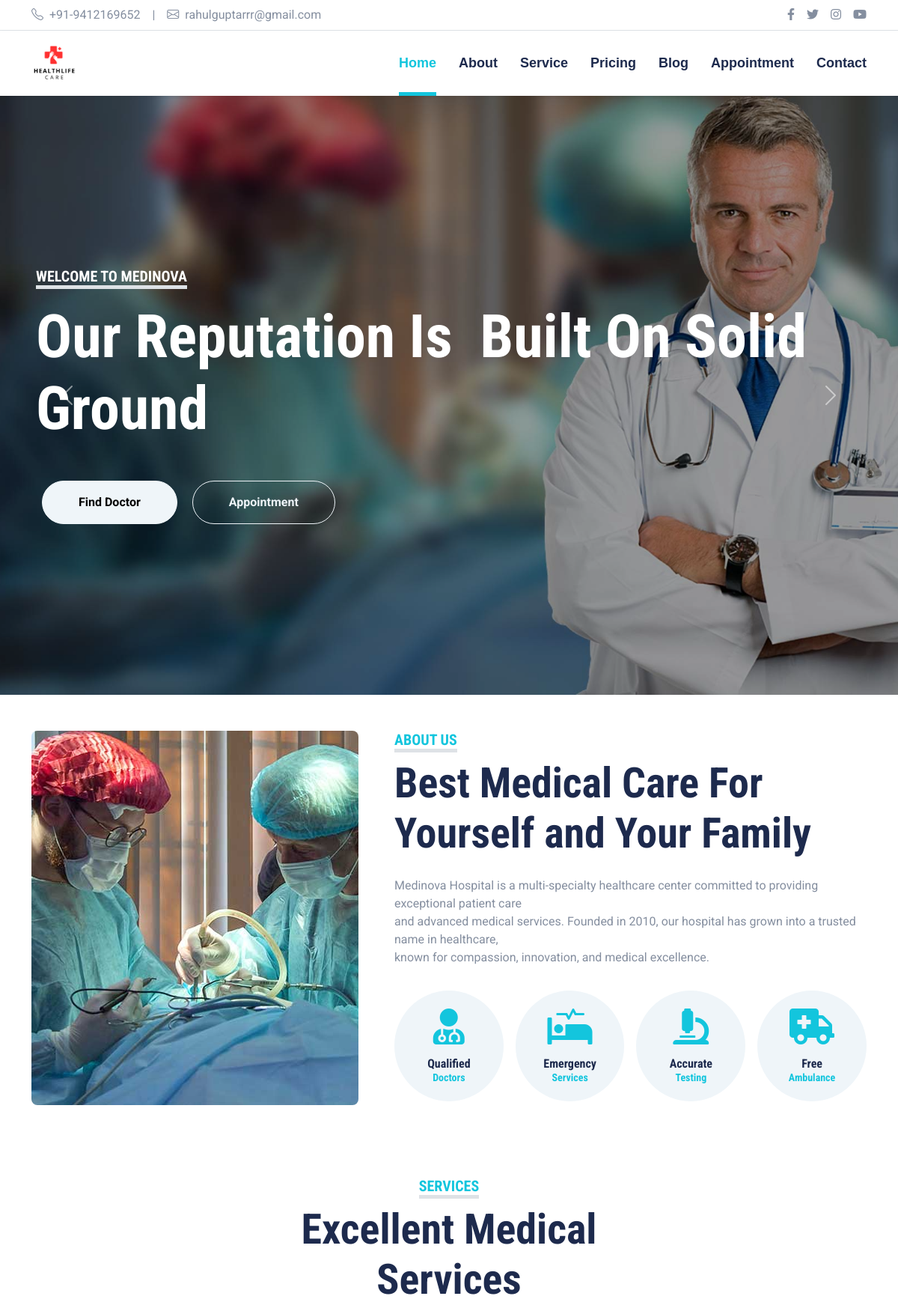
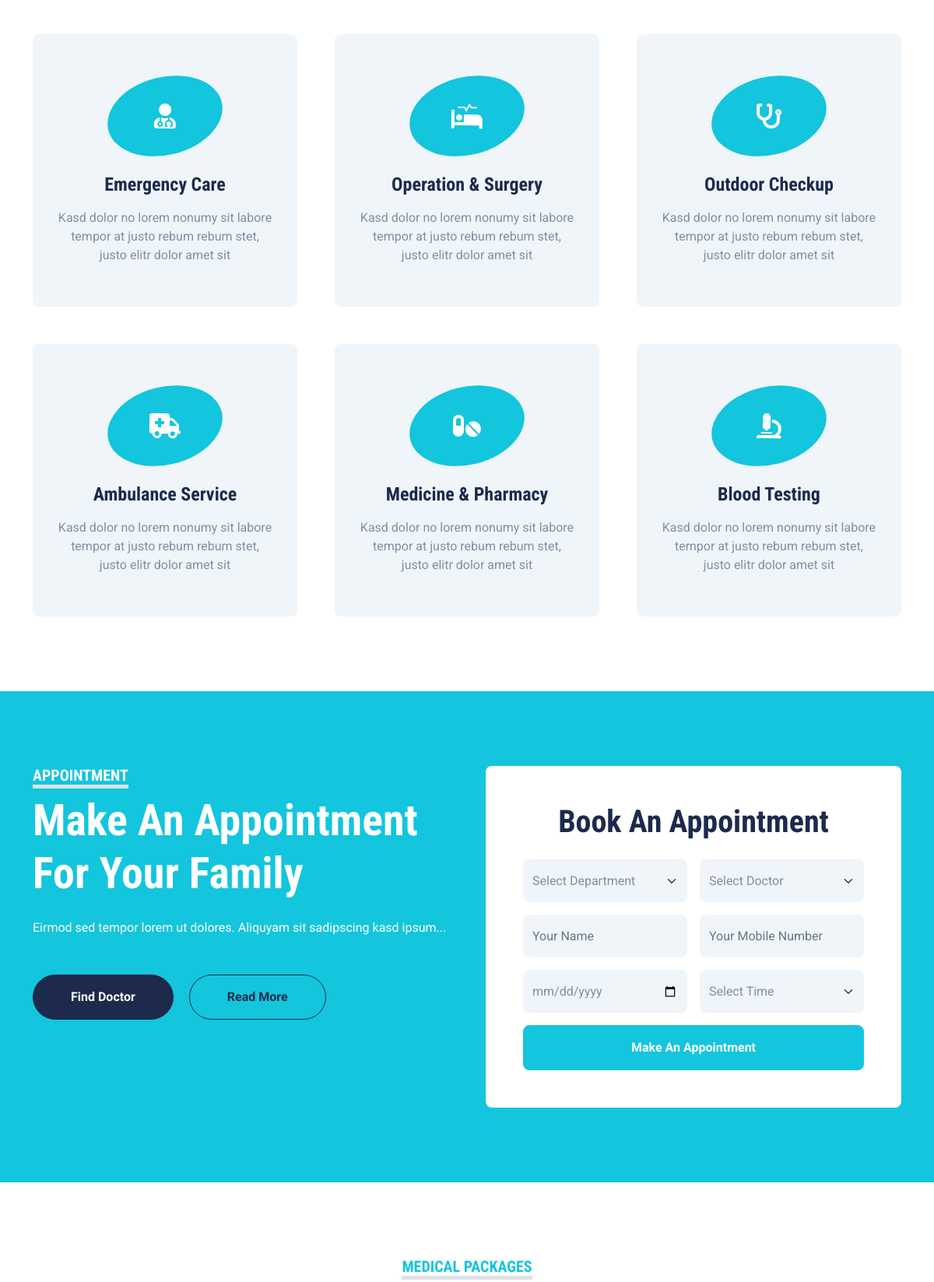
The page / (upper part) on the database its author committed (2 pictures, top to bottom).
### tables this page shows
CREATE TABLE `tbl_setting` (
  `id` int(10) NOT NULL,
  `email` varchar(255) DEFAULT NULL,
  `phone1` varchar(255) DEFAULT NULL,
  `phone2` varchar(255) DEFAULT NULL,
  `address` text DEFAULT NULL,
  `address1` varchar(255) DEFAULT NULL,
  `link1` varchar(255) DEFAULT NULL,
  `link2` varchar(255) DEFAULT NULL,
  `link3` varchar(255) DEFAULT NULL,
  `link4` varchar(255) DEFAULT NULL,
  `link5` text DEFAULT NULL,
  `link6` text DEFAULT NULL,
  `map` text DEFAULT NULL,
  `description` text DEFAULT NULL,
  `about_since` varchar(255) DEFAULT NULL,
  `about_us_heading` text DEFAULT NULL,
  `about_us_sub_heading` text DEFAULT NULL,
  `about_short` text DEFAULT NULL,
  `image1` varchar(255) DEFAULT NULL,
  `thumb1` varchar(255) DEFAULT NULL,
  `image2` varchar(255) NOT NULL,
  `thumb2` varchar(255) NOT NULL,
  `image3` varchar(255) NOT NULL,
  `thumb3` varchar(255) NOT NULL,
  `image4` varchar(255) NOT NULL,
  `thumb4` varchar(255) NOT NULL,
  `image5` varchar(255) NOT NULL,
  `thumb5` varchar(255) NOT NULL,
  `top_heading` varchar(255) DEFAULT NULL,
  `about_us_narration` varchar(255) NOT NULL,
  `experience` varchar(255) NOT NULL,
  `point1` varchar(255) NOT NULL,
  `point2` varchar(255) DEFAULT NULL,
  `point3` varchar(255) DEFAULT NULL,
  `point4` varchar(255) DEFAULT NULL,
  `point5` varchar(255) NOT NULL,
  `point6` varchar(255) NOT NULL,
  `point7` varchar(255) NOT NULL,
  `point8` varchar(255) NOT NULL,
  `point9` varchar(255) NOT NULL,
  `point10` varchar(255) NOT NULL,
  `point11` varchar(255) NOT NULL,
  `point12` varchar(255) NOT NULL,
  `point13` varchar(255) NOT NULL,
  `point14` varchar(255) NOT NULL,
  `point15` varchar(255) NOT NULL,
  `point16` varchar(255) NOT NULL,
  `value1` varchar(255) NOT NULL,
  `value2` varchar(255) NOT NULL,
  `value3` varchar(255) NOT NULL,
  `value4` varchar(255) NOT NULL,
  `value5` varchar(255) NOT NULL,
  `value6` varchar(255) NOT NULL,
  `value7` varchar(255) NOT NULL,
  `value8` varchar(255) NOT NULL,
  `value9` varchar(255) NOT NULL,
  `value10` varchar(255) NOT NULL,
  `value11` varchar(255) NOT NULL,
  `value12` varchar(255) NOT NULL,
  `value13` varchar(255) NOT NULL,
  `value14` varchar(255) NOT NULL,
  `value15` varchar(255) NOT NULL,
  `value16` varchar(255) NOT NULL,
  `privacy` text DEFAULT NULL,
  `terms` text DEFAULT NULL,
  `returns` text DEFAULT NULL,
  `vission` text NOT NULL,
  `mission` text NOT NULL,
  `career_hospitality` text NOT NULL,
  `internation_intenship` text NOT NULL,
  `alumani` text NOT NULL,
  `life_after_iahm` text NOT NULL,
  `open_timing` varchar(255) NOT NULL,
  `url` varchar(255) NOT NULL
);

CREATE TABLE `tbl_banner` (
  `id` int(10) NOT NULL,
  `name` varchar(255) DEFAULT NULL,
  `description` text DEFAULT NULL,
  `link` text DEFAULT NULL,
  `image1` varchar(255) DEFAULT NULL,
  `thumb1` varchar(255) DEFAULT NULL
);

### config.php (called while the page is built, shortened)
<?php
$conn = mysqli_connect("localhost", "root", "","");
$db = "hospital";
mysqli_select_db($conn, $db) or die(mysqli_error($conn));
$tblSetting      = "tbl_setting";
$user_id=1;
$sql=mysqli_query($conn,"select * from $tblSetting where id='$user_id'")or die(mysqli_error($conn));
$row=mysqli_fetch_assoc($sql);

### include/topbar.php
  <?php include 'config.php';
?>
  <div class="container-fluid py-2 border-bottom d-none d-lg-block">
       <div class="container">
           <div class="row">
               <div class="col-md-6 text-center text-lg-start mb-2 mb-lg-0">
                   <div class="d-inline-flex align-items-center">
                       <a class="text-decoration-none text-body pe-3" href=""><i class="bi bi-telephone me-2"></i><?= $row['phone1'] ?></a>
                       <span class="text-body">|</span>
                       <a class="text-decoration-none text-body px-3" href=""><i class="bi bi-envelope me-2"></i><?= $row['email'] ?></a>
                   </div>
               </div>
               <div class="col-md-6 text-center text-lg-end">
                   <div class="d-inline-flex align-items-center">
                       <a class="text-body px-2" href="<?= $row['link1'] ?>">
                           <i class="fab fa-facebook-f"></i>
                       </a>
                       <a class="text-body px-2" href="<?= $row['link2'] ?>">
                           <i class="fab fa-twitter"></i>
                       </a>
                       <a class="text-body px-2" href="<?= $row['link3'] ?>">
                           <i class="fab fa-instagram"></i>
                       </a>
                       <a class="text-body ps-2" href="<?= $row['link4'] ?>">
                           <i class="fab fa-youtube"></i>
                       </a>
                   </div>
               </div>
           </div>
       </div>
   </div>

### include/navbar.php (shortened to what this page needs)
<div class="container-fluid sticky-top bg-white shadow-sm">
    <div class="container">
        <nav class="navbar navbar-expand-lg bg-white navbar-light py-3 py-lg-0">
            <a href="index.php" class="navbar-brand">
                <img src="admin/uploads/products/<?= $row['image1'] ?>" alt="RBM Logo" style="height: 50px;">
            </a>
            <div class="collapse navbar-collapse" id="navbarCollapse">
                <div class="navbar-nav ms-auto py-0">
                    <a href="home" class="nav-item nav-link active">Home</a>
                    <a href="about-me" class="nav-item nav-link">About</a>
                    <a href="our-offerings" class="nav-item nav-link">Service</a>
                    <a href="plan" class="nav-item nav-link">Pricing</a>
                    <a href="blog" class="nav-item nav-link">Blog</a>
                    <a href="meeting" class="nav-item nav-link">Appointment</a>
                    <a href="get-in-touch" class="nav-item nav-link">Contact</a>
                </div>
            </div>
        </nav>
    </div>
</div>

### include/hero.php (shortened to what this page needs)
<div id="heroCarousel" class="carousel slide" data-bs-ride="carousel">
    <div class="carousel-inner">
        <?php
        $sql = mysqli_query($conn, "SELECT * FROM tbl_banner") or die(mysqli_error($conn));
        $isFirst = true;
        while ($row = mysqli_fetch_assoc($sql)) {
            $activeClass = $isFirst ? 'active' : '';
            $isFirst = false;
        ?>
            <div class="carousel-item <?= $activeClass ?>">
                <img src="admin/uploads/products/<?= $row['image1'] ?>" class="d-block w-100 hero-img" alt="Banner">
                <div class="carousel-caption d-flex flex-column justify-content-center align-items-start h-100 text-start p-5">
                    <h5 class="text-white text-uppercase border-bottom border-5 mb-3">
                        <?= htmlspecialchars($row['name']) ?>
                    </h5>
                    <h1 class="display-1 text-white mb-4">
                        <?= $row['description'] ?>
                    </h1>
                    <div class="pt-2">
                        <a href="<?= htmlspecialchars($row['link']) ?>" class="btn btn-light rounded-pill py-md-3 px-md-5 mx-2">Find Doctor</a>
                        <a href="<?= htmlspecialchars($row['link']) ?>" class="btn btn-outline-light rounded-pill py-md-3 px-md-5 mx-2">Appointment</a>
                    </div>
                </div>
            </div>
        <?php } ?>
    </div>
    <button class="carousel-control-prev" type="button" data-bs-target="#heroCarousel" data-bs-slide="prev">
        <span class="carousel-control-prev-icon"></span>
    </button>
    <button class="carousel-control-next" type="button" data-bs-target="#heroCarousel" data-bs-slide="next">
        <span class="carousel-control-next-icon"></span>
    </button>
</div>

### include/about.php
     <?php
$sql=mysqli_query($conn,"select * from tbl_setting") or die(mysqli_error($conn));
                while($row=mysqli_fetch_assoc($sql)){
                ?>
    <div class="container-fluid py-5">
        <div class="container">
            <div class="row gx-5">
                <div class="col-lg-5 mb-5 mb-lg-0" style="min-height: 500px;">
                    <div class="position-relative h-100">
                        <img class="position-absolute w-100 h-100 rounded" src="admin/uploads/products/<?= $row['image2'] ?>" style="object-fit: cover;">
                    </div>
                </div>
                <div class="col-lg-7">
                    <div class="mb-4">
                        <h5 class="d-inline-block text-primary text-uppercase border-bottom border-5">About Us</h5>
                        <h1 class="display-4"><?= $row['about_us_heading'] ?></h1>
                    </div>
                    <p><?= $row['description'] ?></p>
                    <div class="row g-3 pt-3">
                        <div class="col-sm-3 col-6">
                            <div class="bg-light text-center rounded-circle py-4">
                                <i class="fa fa-3x fa-user-md text-primary mb-3"></i>
                                <h6 class="mb-0">Qualified<small class="d-block text-primary">Doctors</small></h6>
                            </div>
                        </div>
                        <div class="col-sm-3 col-6">
                            <div class="bg-light text-center rounded-circle py-4">
                                <i class="fa fa-3x fa-procedures text-primary mb-3"></i>
                                <h6 class="mb-0">Emergency<small class="d-block text-primary">Services</small></h6>
                            </div>
                        </div>
                        <div class="col-sm-3 col-6">
                            <div class="bg-light text-center rounded-circle py-4">
                                <i class="fa fa-3x fa-microscope text-primary mb-3"></i>
                                <h6 class="mb-0">Accurate<small class="d-block text-primary">Testing</small></h6>
                            </div>
                        </div>
                        <div class="col-sm-3 col-6">
                            <div class="bg-light text-center rounded-circle py-4">
                                <i class="fa fa-3x fa-ambulance text-primary mb-3"></i>
                                <h6 class="mb-0">Free<small class="d-block text-primary">Ambulance</small></h6>
                            </div>
                        </div>
                    </div>
                </div>
            </div>
        </div>
    </div>
  <?php }?>

### css/style.css (style rules this page uses)
:root { --primary: #13C5DD; --secondary: #354F8E; --light: #EFF5F9; --dark: #1D2A4D; }
.btn { font-weight: 700; transition: .5s; }
.navbar-light .navbar-nav .nav-link { font-family: 'Jost', sans-serif; position: relative; margin-left: 30px; padding: 30px 0; font-size: 18px; font-weight: 700; color: var(--dark); outline: none; transition: .5s; }
.navbar-light .navbar-nav .nav-link:hover, .navbar-light .navbar-nav .nav-link.active { color: var(--primary); }
@media (min-width: 992px) { .navbar-light .navbar-nav .nav-link::before { position: absolute; content: ""; width: 0; height: 5px; bottom: 0; left: 50%; background: var(--primary); transition: .5s; } }
@media (min-width: 992px) { .navbar-light .navbar-nav .nav-link:hover::before, .navbar-light .navbar-nav .nav-link.active::before { width: 100%; left: 0; } }

### include/hero.php (style rules this page uses)
.hero-img { width: 100%; height: 800px; object-fit: cover; }
.carousel-item { position: relative; }
.carousel-caption { position: absolute; top: 0; bottom: 0; left: 0; right: 0; display: flex; align-items: center; justify-content: flex-start; background: rgba(0, 0, 0, 0.4); }

### rows shown on the page
tbl_setting: phone1 "+91-9412169652", email "rahulguptarrr@gmail.com", image1 (picture), image2 (picture), about_us_heading "Best Medical Care For Yourself and Your Family", description "Medinova Hospital is a multi-specialty healthcare center committed to providing exceptional patient care and advanced medical services. Founded in 2010, our hospital has grown into a trusted name in healthcare, known for compassion, innovation, and medical excellence."
tbl_banner: image1 (picture), name "WELCOME TO MEDINOVA", description "Our Reputation Is Built On Solid Ground"
